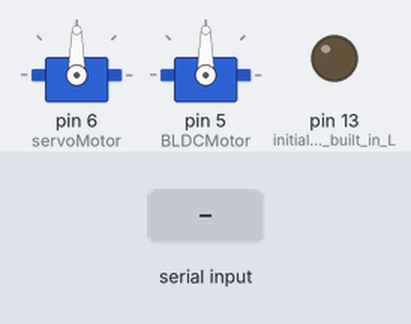
Recording of a sketch running on a simulated Arduino Uno, built with avr-gcc and run on an emulated ATmega328P. On the bench: 2 × servo, output pins drawn as LEDs (lit = HIGH). The test bench sets the inputs (shaded band).

Above: at 7.2 s.
7.3 s: "9999\n" received over Serial
At 8.3 s:
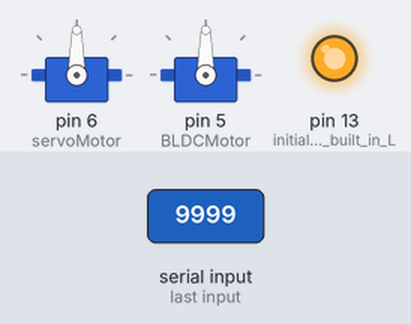
Timing chart, 0 to 10.3 s (numbered marks = the images above; inputs shaded):
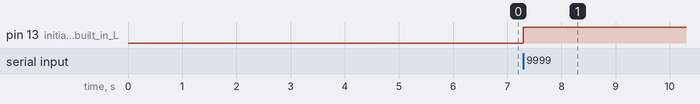

The sketch:

MotorControl.ino
```cpp
#include <Servo.h>

//declare servo objects for DC motor and servo motor
Servo BLDCMotor;
Servo servoMotor;

//char array for storing signals from raspberry pi
char command[5];

//set up function
void setup(){

  Serial.begin(115200); //begin Serial communication at baud rate of 115200
  servoMotor.attach(6); //set servo pin
  servoMotor.write(90); //reset servo angle
  BLDCMotor.attach(5, 1000, 2000); //set DC motor pin
  BLDCMotor.writeMicroseconds(1500); //reset DC motor speed
  pinMode(LED_BUILTIN, OUTPUT); //initialize the built in LED for output
  delay(6000);

}

void loop(){
  //if signal is available
  while(Serial.available() > 0)
  {

    //read signal and convert to 4-digit integer
    int size = Serial.readBytes(command, 4);
    command[4] = '\0';
    int val = atoi(command);

    //if signal is within 1000 and 2000, write the signal to DC motor
    if(val <= 2000 && val >= 1000)
    {
      BLDCMotor.writeMicroseconds(val);
    }
    //if signal is within 2001 and 2180, write the signal to servo motor
    else if(val > 2000 && val <= 2180)
    {
      servoMotor.write(val - 2000);
    //if 9999 is the signal, turn the built-in LED on to show car is in waiting state
    } else if(val == 9999) {
      digitalWrite(LED_BUILTIN, HIGH);
    }

  }
}
```

Measured:
- after the input at 7.3 s, pin 13 (initialize_the_built_in_L): LOW → HIGH at once
